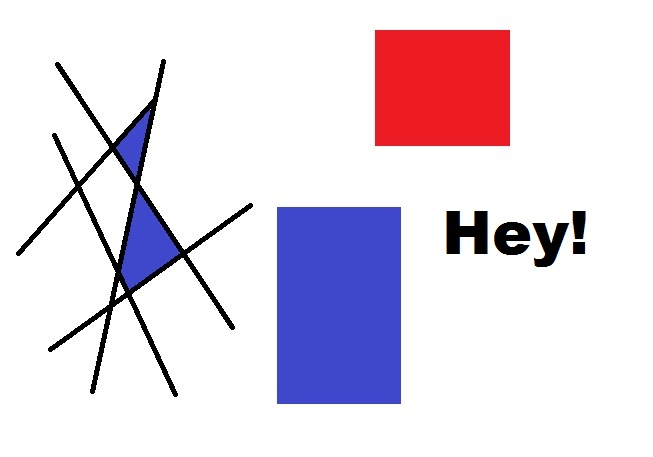
#> input picture youtube_tutorials/opencv-corner-detection-sample.jpg, 653 x 457 px, given in place of the camera
$ python L9.py
#> lines starting #> are read from the running program, lines starting #| are printed output that depends on the picture; after the words box and inside, x2 and y2 are one past the last pixel; in counts of white or black regions, pixels touching at a corner belong together
# -*- coding: utf-8 -*-
"""
Created on Wed Feb 21 11:44:58 2018

@author: Dustin
"""

import cv2
import numpy as np


cap = cv2.VideoCapture(0)

while True:
    _, frame = cap.read()
#> frame is the input picture: shape (457, 653, 3); mean B, G, R 229.7, 216.9, 227
    hsv = cv2.cvtColor( frame, cv2.COLOR_BGR2HSV)
#> hsv: shape (457, 653, 3); mean H, S, V 26.7, 32.8, 240.3

    lower_red = np.array([150,0,0])
    upper_red = np.array([200,255,200])

    mask = cv2.inRange(hsv, lower_red, upper_red)
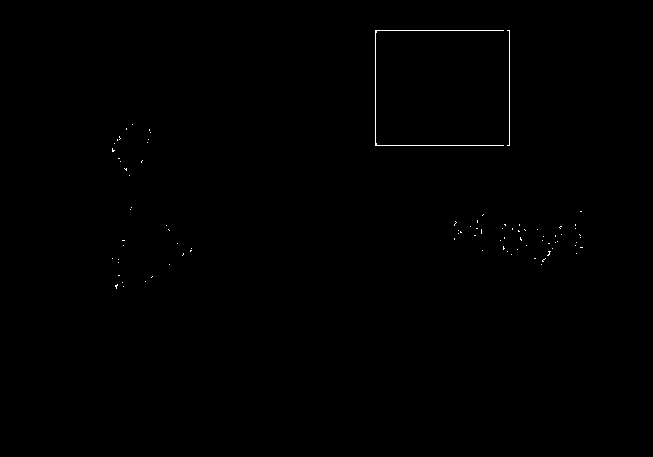
#> mask: shape (457, 653); 0.22% white in thin lines or dots, all inside (x1, y1, x2, y2) = (112, 30, 583, 289)
    res = cv2.bitwise_and( frame, frame, mask = mask)

    kernel = np.ones((5,5), np.uint8)
    erosion = cv2.erode( mask, kernel, iterations = 1)
#> erosion: shape (457, 653); every value is 0
    dilation = cv2.dilate(mask, kernel, iterations=1)
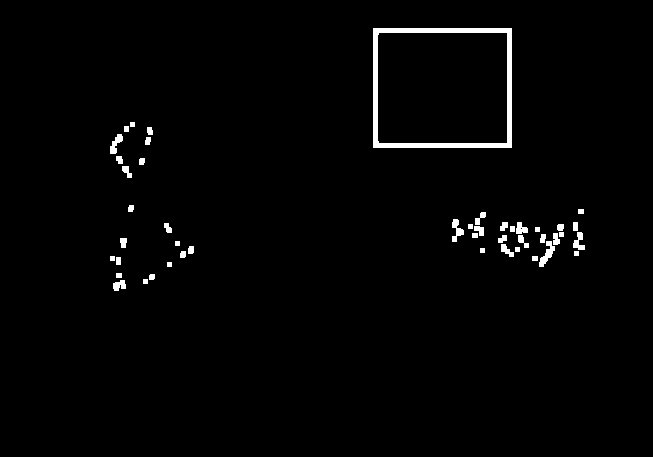
#> dilation: shape (457, 653); 1.6% white; 46 white regions, largest, box (x1, y1, x2, y2) and area: (373, 28, 512, 148) 2494, (539, 241, 555, 267) 178, (452, 219, 464, 242) 141

    opening = cv2.morphologyEx( mask, cv2.MORPH_OPEN, kernel)
    closing = cv2.morphologyEx( mask, cv2.MORPH_CLOSE, kernel)

    cv2.imshow('frame', frame)
    cv2.imshow('res',res)
    cv2.imshow('erosion',erosion)
    cv2.imshow('dilate',dilation)
    cv2.imshow('open',opening)
    cv2.imshow('close',closing)

    k = cv2.waitKey(5) & 0xFF
#> (key Esc is pressed here)
    if k == 27:
        break

cv2.destroyAllWindows()
cap.release()
